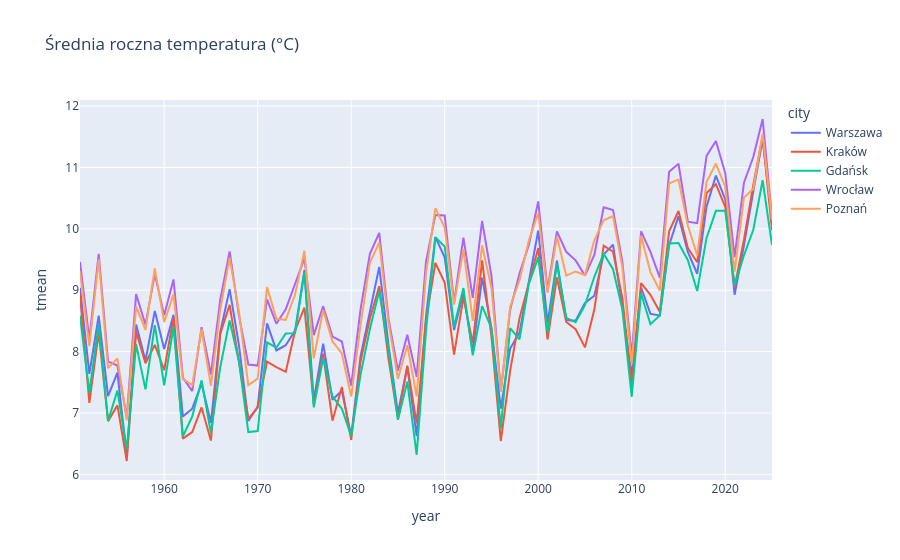

The code cell stored with this chart in its notebook:
### Markdown cell above
Najpierw prosty wykres w **plotly express** (`px`), czyli najkrótszym sposobem na wykres z tabeli.
Jedna linijka, a wykres już jest interaktywny (najedź kursorem, przybliż, kliknij legendę):

### Code cell
px.line(yearly, x="year", y="tmean", color="city", title="Średnia roczna temperatura (°C)")
